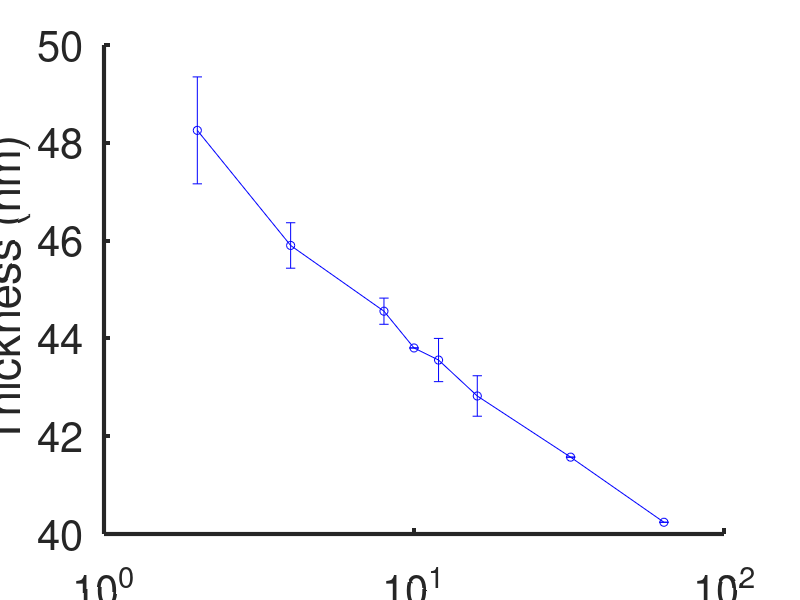

MATLAB code for this plot: (Note: this script raises an error after producing the figure.)
%% LEEM Simdata thru-trial analysis from data saved in .dat files: Load the data
% clear;
clc;
close all;

datamat=[   29		2		48.2542    	1.0934   	50.0000     0
            29		4		45.9005    	0.4647   	49.8862    	0.3599
            29		8		44.5565    	0.2677   	48.3596    	1.5223
            29		10		43.8046   	0			46.1515		0
            29		12		43.5577    	0.4421   	46.1063    	0.5267
            29		16		42.8225    	0.4137   	45.2511    	0.4814
            29		32		41.5717   	0			43.6337		0
            29		64		40.2402   	0			42.3431		0
            49		2		47.3347   	0			50.0000		0
            49		4		44.9703   	0			47.6733		0
            49		8		44.1962   	0			46.8090		0
            49		16		41.5624   	0			43.8564		0
            49		32		40.7913   	0			42.9131		0
            49		64		39.9086   	0			42.1600		0
            91		2		44.7288    	0.2925   	48.7583    	1.3124
            91		4		43.2263    	0.5442   	45.6158    	0.5826
            91		8		41.8334    	0.2282   	43.8991    	0.2411
            91		10		41.5523   	0			43.8713		0
            91		16		40.6565    	0.5238   	42.7582    	0.3995
            91		32		39.6780   	0			41.6381		0
            91		64		37.5925   	0			39.5539		0];
        
%% create a structure "rtdata" from the "datamat" matrix
clc;
close all;

rtdata={};

E=datamat(:,1);

Eval=29;
idx=find(E==Eval);
datalen=length(rtdata);
rtdata{datalen+1}.dose=datamat(idx,2);
rtdata{datalen+1}.rtmean_0p3=datamat(idx,3);
rtdata{datalen+1}.rtstd_0p3=datamat(idx,4);
rtdata{datalen+1}.rtmean_0p5=datamat(idx,5);
rtdata{datalen+1}.rtstd_0p5=datamat(idx,6);
rtdata{datalen+1}.legstr=sprintf('E=%.1f',Eval);

Eval=49;
idx=find(E==Eval);
datalen=length(rtdata);
rtdata{datalen+1}.dose=datamat(idx,2);
rtdata{datalen+1}.rtmean_0p3=datamat(idx,3);
rtdata{datalen+1}.rtstd_0p3=datamat(idx,4);
rtdata{datalen+1}.rtmean_0p5=datamat(idx,5);
rtdata{datalen+1}.rtstd_0p5=datamat(idx,6);
rtdata{datalen+1}.legstr=sprintf('E=%.1f',Eval);

Eval=91;
idx=find(E==Eval);
datalen=length(rtdata);
rtdata{datalen+1}.dose=datamat(idx,2);
rtdata{datalen+1}.rtmean_0p3=datamat(idx,3);
rtdata{datalen+1}.rtstd_0p3=datamat(idx,4);
rtdata{datalen+1}.rtmean_0p5=datamat(idx,5);
rtdata{datalen+1}.rtstd_0p5=datamat(idx,6);
rtdata{datalen+1}.legstr=sprintf('E=%.1f',Eval);

%% Plot values in "rtdata" structure
clc;
close all;

pltstyles={'-ob','-ok','-or','-og','--ob','--ok','--or','--og'};
p_0p3=[];
p_0p5=[];

gca_pos=[0.1300    0.1100    0.7750    0.8150];
gcf_pos=[ 680         181        1076         797];

%%%% threshold=0.3
figure;hold on;xlabel('Dose (e^-/nm^2)');ylabel('Thickness (nm)');
set(gca,'fontsize',30,'linewidth',3.0,'XScale','log');
set(gcf,'Position',gcf_pos);
set(gca,'Position',gca_pos);

for i = 1:length(rtdata)
    dosevec=rtdata{i}.dose;
    rtvec=rtdata{i}.rtmean_0p3;
    rt_lb=0;    rt_ub=49;
    p=polyfit(log10(dosevec(rtvec<=rt_ub&rtvec>=rt_lb)),rtvec(rtvec<=rt_ub&rtvec>=rt_lb),1);
    p_0p3(i)=p(1);
    
    errorbar(rtdata{i}.dose,rtdata{i}.rtmean_0p3,rtdata{i}.rtstd_0p3,pltstyles{i},'linewidth',3.0,'markersize',12);
    drawnow;
end

%%%% threshold=0.5
figure;hold on;xlabel('Dose (e^-/nm^2)');ylabel('Thickness (nm)');
set(gca,'fontsize',30,'linewidth',3.0,'XScale','log');
set(gcf,'Position',gcf_pos);
set(gca,'Position',gca_pos);

for i = 1:length(rtdata)
    dosevec=rtdata{i}.dose;
    rtvec=rtdata{i}.rtmean_0p5;
    rt_lb=43;    rt_ub=49;
    dosefit=dosevec(rtvec<=rt_ub&rtvec>=rt_lb);
    rtfit=rtvec(rtvec<=rt_ub&rtvec>=rt_lb);
    p=polyfit(log10(dosefit),rtfit,1);
    p_0p5(i)=p(1);
    
    errorbar(rtdata{i}.dose,rtdata{i}.rtmean_0p5,rtdata{i}.rtstd_0p5,pltstyles{i},'linewidth',3.0,'markersize',12);
    drawnow;
end

[p_0p3;p_0p5]